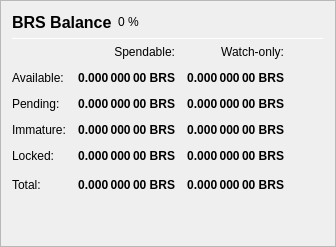
                   <widget class="QFrame" name="frame_Balances">
                    <property name="frameShape">
                     <enum>QFrame::StyledPanel</enum>
                    </property>
                    <property name="frameShadow">
                     <enum>QFrame::Raised</enum>
                    </property>
                    <layout class="QVBoxLayout" name="verticalLayout_4">
                     <item>
                      <layout class="QHBoxLayout" name="horizontalLayout_4">
                       <item>
                        <widget class="QLabel" name="label_5">
                         <property name="minimumSize">
                          <size>
                           <width>0</width>
                           <height>20</height>
                          </size>
                         </property>
                         <property name="font">
                          <font>
                           <pointsize>12</pointsize>
                           <weight>75</weight>
                           <bold>true</bold>
                          </font>
                         </property>
                         <property name="text">
                          <string>BRS Balance</string>
                         </property>
                        </widget>
                       </item>
                       <item>
                        <widget class="QLabel" name="labelBRSPercent">
                         <property name="text">
                          <string notr="true">0 %</string>
                         </property>
                        </widget>
                       </item>
                       <item>
                        <spacer name="horizontalSpacer_3">
                         <property name="orientation">
                          <enum>Qt::Horizontal</enum>
                         </property>
                         <property name="sizeHint" stdset="0">
                          <size>
                           <width>40</width>
                           <height>20</height>
                          </size>
                         </property>
                        </spacer>
                       </item>
                      </layout>
                     </item>
                     <item>
                      <widget class="Line" name="line_Balance">
                       <property name="minimumSize">
                        <size>
                         <width>0</width>
                         <height>1</height>
                        </size>
                       </property>
                       <property name="maximumSize">
                        <size>
                         <width>16777215</width>
                         <height>1</height>
                        </size>
                       </property>
                       <property name="orientation">
                        <enum>Qt::Horizontal</enum>
                       </property>
                      </widget>
                     </item>
                     <item>
                      <layout class="QGridLayout" name="gridLayout">
                       <property name="spacing">
                        <number>12</number>
                       </property>
                       <item row="0" column="1">
                        <widget class="QLabel" name="labelSpendable">
                         <property name="text">
                          <string>Spendable:</string>
                         </property>
                         <property name="alignment">
                          <set>Qt::AlignRight|Qt::AlignTrailing|Qt::AlignVCenter</set>
                         </property>
                        </widget>
                       </item>
                       <item row="0" column="2">
                        <widget class="QLabel" name="labelWatchonly">
                         <property name="text">
                          <string>Watch-only:</string>
                         </property>
                         <property name="alignment">
                          <set>Qt::AlignRight|Qt::AlignTrailing|Qt::AlignVCenter</set>
                         </property>
                        </widget>
                       </item>
                       <item row="1" column="0">
                        <widget class="QLabel" name="labelBalanceText">
                         <property name="text">
                          <string>Available:</string>
                         </property>
                        </widget>
                       </item>
                       <item row="1" column="1">
                        <widget class="QLabel" name="labelBalance">
                         <property name="font">
                          <font>
                           <weight>75</weight>
                           <bold>true</bold>
                          </font>
                         </property>
                         <property name="cursor">
                          <cursorShape>IBeamCursor</cursorShape>
                         </property>
                         <property name="toolTip">
                          <string>Your current spendable balance</string>
                         </property>
                         <property name="text">
                          <string notr="true">0.000 000 00 BRS</string>
                         </property>
                         <property name="alignment">
                          <set>Qt::AlignRight|Qt::AlignTrailing|Qt::AlignVCenter</set>
                         </property>
                         <property name="textInteractionFlags">
                          <set>Qt::LinksAccessibleByMouse|Qt::TextSelectableByKeyboard|Qt::TextSelectableByMouse</set>
                         </property>
                        </widget>
                       </item>
                       <item row="1" column="2">
                        <widget class="QLabel" name="labelWatchAvailable">
                         <property name="font">
                          <font>
                           <weight>75</weight>
                           <bold>true</bold>
                          </font>
                         </property>
                         <property name="cursor">
                          <cursorShape>IBeamCursor</cursorShape>
                         </property>
                         <property name="toolTip">
                          <string>Your current balance in watch-only addresses</string>
                         </property>
                         <property name="text">
                          <string notr="true">0.000 000 00 BRS</string>
                         </property>
                         <property name="alignment">
                          <set>Qt::AlignRight|Qt::AlignTrailing|Qt::AlignVCenter</set>
                         </property>
                         <property name="textInteractionFlags">
                          <set>Qt::LinksAccessibleByMouse|Qt::TextSelectableByKeyboard|Qt::TextSelectableByMouse</set>
                         </property>
                        </widget>
                       </item>
                       <item row="2" column="0">
                        <widget class="QLabel" name="labelPendingText">
                         <property name="text">
                          <string>Pending:</string>
                         </property>
                        </widget>
                       </item>
                       <item row="2" column="1">
                        <widget class="QLabel" name="labelUnconfirmed">
                         <property name="font">
                          <font>
                           <weight>75</weight>
                           <bold>true</bold>
                          </font>
                         </property>
                         <property name="cursor">
                          <cursorShape>IBeamCursor</cursorShape>
                         </property>
                         <property name="toolTip">
                          <string>Total of transactions that have yet to be confirmed, and do not yet count toward the spendable balance</string>
                         </property>
                         <property name="text">
                          <string notr="true">0.000 000 00 BRS</string>
                         </property>
                         <property name="alignment">
                          <set>Qt::AlignRight|Qt::AlignTrailing|Qt::AlignVCenter</set>
                         </property>
                         <property name="textInteractionFlags">
                          <set>Qt::LinksAccessibleByMouse|Qt::TextSelectableByKeyboard|Qt::TextSelectableByMouse</set>
                         </property>
                        </widget>
                       </item>
                       <item row="2" column="2">
                        <widget class="QLabel" name="labelWatchPending">
                         <property name="font">
                          <font>
                           <weight>75</weight>
                           <bold>true</bold>
                          </font>
                         </property>
                         <property name="cursor">
                          <cursorShape>IBeamCursor</cursorShape>
                         </property>
                         <property name="toolTip">
                          <string>Unconfirmed transactions to watch-only addresses</string>
                         </property>
                         <property name="text">
                          <string notr="true">0.000 000 00 BRS</string>
                         </property>
                         <property name="alignment">
                          <set>Qt::AlignRight|Qt::AlignTrailing|Qt::AlignVCenter</set>
                         </property>
                         <property name="textInteractionFlags">
                          <set>Qt::LinksAccessibleByMouse|Qt::TextSelectableByKeyboard|Qt::TextSelectableByMouse</set>
                         </property>
                        </widget>
                       </item>
                       <item row="3" column="0">
                        <widget class="QLabel" name="labelImmatureText">
                         <property name="text">
                          <string>Immature:</string>
                         </property>
                        </widget>
                       </item>
                       <item row="3" column="1">
                        <widget class="QLabel" name="labelImmature">
                         <property name="font">
                          <font>
                           <weight>75</weight>
                           <bold>true</bold>
                          </font>
                         </property>
                         <property name="cursor">
                          <cursorShape>IBeamCursor</cursorShape>
                         </property>
                         <property name="toolTip">
                          <string>Staked or masternode rewards that has not yet matured</string>
                         </property>
                         <property name="text">
                          <string notr="true">0.000 000 00 BRS</string>
                         </property>
                         <property name="alignment">
                          <set>Qt::AlignRight|Qt::AlignTrailing|Qt::AlignVCenter</set>
                         </property>
                         <property name="textInteractionFlags">
                          <set>Qt::LinksAccessibleByMouse|Qt::TextSelectableByKeyboard|Qt::TextSelectableByMouse</set>
                         </property>
                        </widget>
                       </item>
                       <item row="3" column="2">
                        <widget class="QLabel" name="labelWatchImmature">
                         <property name="font">
                          <font>
                           <weight>75</weight>
                           <bold>true</bold>
                          </font>
                         </property>
                         <property name="cursor">
                          <cursorShape>IBeamCursor</cursorShape>
                         </property>
                         <property name="toolTip">
                          <string>Staked or masternode rewards in watch-only addresses that has not yet matured</string>
                         </property>
                         <property name="text">
                          <string notr="true">0.000 000 00 BRS</string>
                         </property>
                         <property name="alignment">
                          <set>Qt::AlignRight|Qt::AlignTrailing|Qt::AlignVCenter</set>
                         </property>
                         <property name="textInteractionFlags">
                          <set>Qt::LinksAccessibleByMouse|Qt::TextSelectableByKeyboard|Qt::TextSelectableByMouse</set>
                         </property>
                        </widget>
                       </item>
                       <item row="4" column="0">
                        <widget class="QLabel" name="labelLockedBalanceText">
                         <property name="toolTip">
                          <string>Locked BRS or Masternode collaterals. These are excluded from zBRS minting.</string>
                         </property>
                         <property name="text">
                          <string>Locked:</string>
                         </property>
                        </widget>
                       </item>
                       <item row="4" column="1">
                        <widget class="QLabel" name="labelLockedBalance">
                         <property name="font">
                          <font>
                           <weight>75</weight>
                           <bold>true</bold>
                          </font>
                         </property>
                         <property name="cursor">
                          <cursorShape>IBeamCursor</cursorShape>
                         </property>
                         <property name="toolTip">
                          <string>Locked BRS or Masternode collaterals. These are excluded from zBRS minting.</string>
                         </property>
                         <property name="text">
                          <string notr="true">0.000 000 00 BRS</string>
                         </property>
                         <property name="alignment">
                          <set>Qt::AlignRight|Qt::AlignTrailing|Qt::AlignVCenter</set>
                         </property>
                         <property name="textInteractionFlags">
                          <set>Qt::LinksAccessibleByMouse|Qt::TextSelectableByKeyboard|Qt::TextSelectableByMouse</set>
                         </property>
                        </widget>
                       </item>
                       <item row="4" column="2">
                        <widget class="QLabel" name="labelWatchLocked">
                         <property name="font">
                          <font>
                           <weight>75</weight>
                           <bold>true</bold>
                          </font>
                         </property>
                         <property name="cursor">
                          <cursorShape>IBeamCursor</cursorShape>
                         </property>
                         <property name="toolTip">
                          <string>Current locked balance in watch-only addresses</string>
                         </property>
                         <property name="text">
                          <string notr="true">0.000 000 00 BRS</string>
                         </property>
                         <property name="alignment">
                          <set>Qt::AlignRight|Qt::AlignTrailing|Qt::AlignVCenter</set>
                         </property>
                         <property name="textInteractionFlags">
                          <set>Qt::LinksAccessibleByMouse|Qt::TextSelectableByKeyboard|Qt::TextSelectableByMouse</set>
                         </property>
                        </widget>
                       </item>
                       <item row="5" column="0">
                        <widget class="QLabel" name="labelTotalText">
                         <property name="toolTip">
                          <string>Your current BitcoinBrass balance, unconfirmed and immature transactions included</string>
                         </property>
                         <property name="text">
                          <string>Total:</string>
                         </property>
                        </widget>
                       </item>
                       <item row="5" column="1">
                        <widget class="QLabel" name="labelTotal">
                         <property name="font">
                          <font>
                           <weight>75</weight>
                           <bold>true</bold>
                          </font>
                         </property>
                         <property name="cursor">
                          <cursorShape>IBeamCursor</cursorShape>
                         </property>
                         <property name="toolTip">
                          <string>Your current BitcoinBrass balance, unconfirmed and immature transactions included</string>
                         </property>
                         <property name="text">
                          <string notr="true">0.000 000 00 BRS</string>
                         </property>
                         <property name="alignment">
                          <set>Qt::AlignRight|Qt::AlignTrailing|Qt::AlignVCenter</set>
                         </property>
                         <property name="textInteractionFlags">
                          <set>Qt::LinksAccessibleByMouse|Qt::TextSelectableByKeyboard|Qt::TextSelectableByMouse</set>
                         </property>
                        </widget>
                       </item>
                       <item row="5" column="2">
                        <widget class="QLabel" name="labelWatchTotal">
                         <property name="font">
                          <font>
                           <weight>75</weight>
                           <bold>true</bold>
                          </font>
                         </property>
                         <property name="cursor">
                          <cursorShape>IBeamCursor</cursorShape>
                         </property>
                         <property name="toolTip">
                          <string>Current total balance in watch-only addresses</string>
                         </property>
                         <property name="text">
                          <string notr="true">0.000 000 00 BRS</string>
                         </property>
                         <property name="alignment">
                          <set>Qt::AlignRight|Qt::AlignTrailing|Qt::AlignVCenter</set>
                         </property>
                         <property name="textInteractionFlags">
                          <set>Qt::LinksAccessibleByMouse|Qt::TextSelectableByKeyboard|Qt::TextSelectableByMouse</set>
                         </property>
                        </widget>
                       </item>
                       <item row="5" column="3">
                        <spacer name="horizontalSpacer_9">
                         <property name="orientation">
                          <enum>Qt::Horizontal</enum>
                         </property>
                         <property name="sizeHint" stdset="0">
                          <size>
                           <width>40</width>
                           <height>20</height>
                          </size>
                         </property>
                        </spacer>
                       </item>
                      </layout>
                     </item>
                     <item>
                      <spacer name="verticalSpacer_3">
                       <property name="orientation">
                        <enum>Qt::Vertical</enum>
                       </property>
                       <property name="sizeHint" stdset="0">
                        <size>
                         <width>20</width>
                         <height>40</height>
                        </size>
                       </property>
                      </spacer>
                     </item>
                    </layout>
                   </widget>
